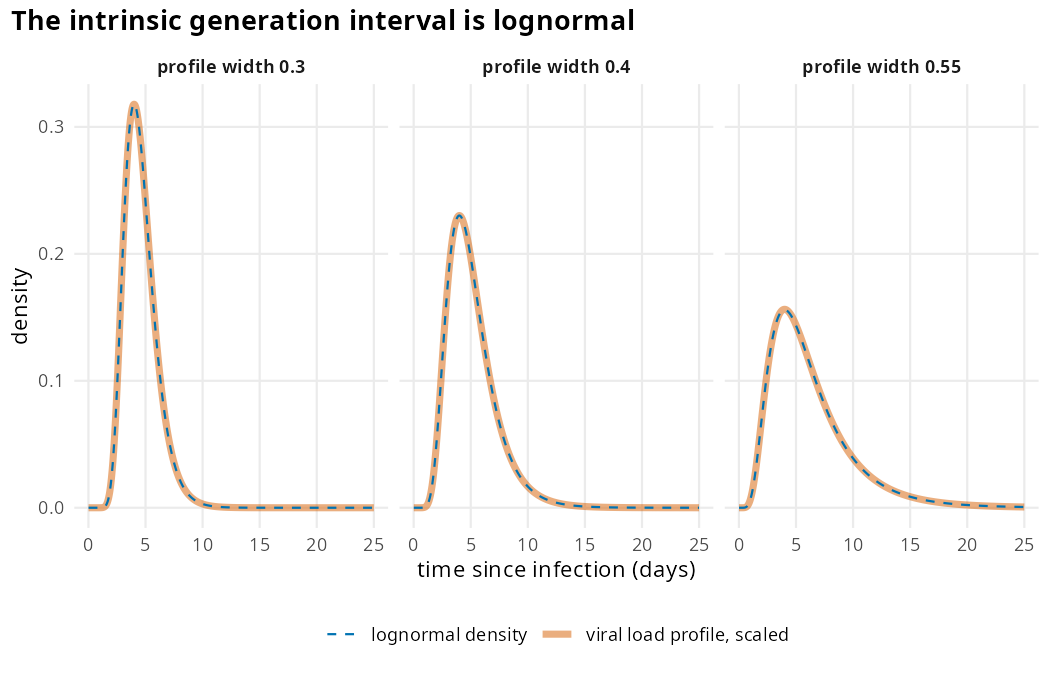

R code for this plot:
# Expected: the viral load profile, scaled to integrate to 1, is the same
# curve as a lognormal density with meanlog log(peak time) + width^2 and
# sdlog equal to the width (maths.md, eq-generation-interval), so the two
# lines overlap exactly. Because the density is proportional to viral load,
# the intrinsic generation interval peaks at the viral load peak time
# (4 days), and its right tail lengthens as the width increases.

source("reports/theme.R")

draws <- read_draws("generation_interval")

figure <- ggplot(draws, aes(time_since_infection)) +
  geom_line(aes(y = from_profile, colour = "viral load profile, scaled"),
            linewidth = 1.6, alpha = 0.5) +
  geom_line(aes(y = lognormal, colour = "lognormal density"),
            linetype = "dashed") +
  facet_wrap(~ paste("profile width", profile_width)) +
  labs(x = "time since infection (days)", y = "density", colour = NULL,
       title = "The intrinsic generation interval is lognormal")

save_figure(figure, "generation_interval")
